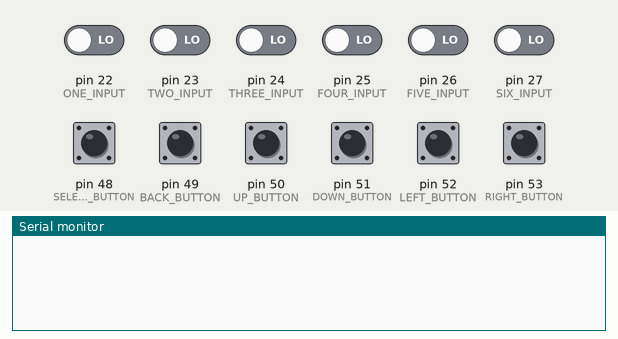
Bench run of a sketch on a simulated Arduino Mega 2560, built with avr-gcc and run on an emulated ATmega2560. On the bench: the last lines printed to the serial monitor. Inputs (shaded band) come from the test bench; at power-on: pin 22 (ONE_INPUT), pin 23 (TWO_INPUT), pin 24 (THREE_INPUT), pin 25 (FOUR_INPUT), pin 26 (FIVE_INPUT), pin 27 (SIX_INPUT), pin 48 (SELECT_BUTTON), pin 49 (BACK_BUTTON), pin 50 (UP_BUTTON), pin 51 (DOWN_BUTTON), pin 52 (LEFT_BUTTON), pin 53 (RIGHT_BUTTON) LOW.

Above: at 1.2 s.
1.3 s: pin 48 (SELECT_BUTTON) pulled HIGH for 0.15 s
At 2.4 s:
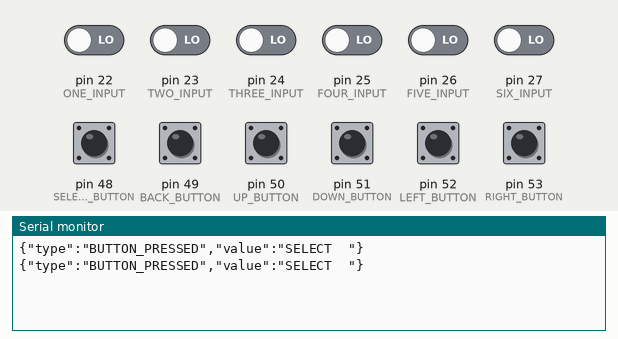
2.9 s: pin 49 (BACK_BUTTON) pulled HIGH for 0.15 s
At 3.7 s:
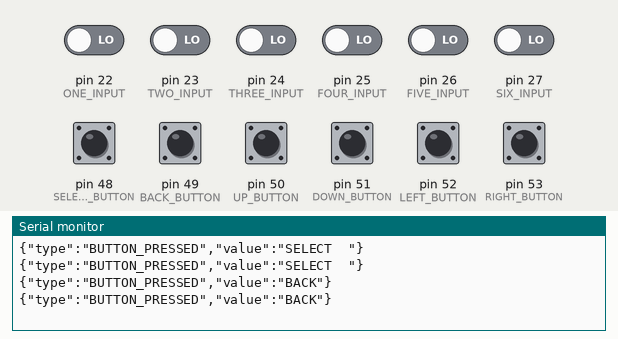
4.5 s: pin 50 (UP_BUTTON) pulled HIGH for 0.15 s
At 5.8 s:
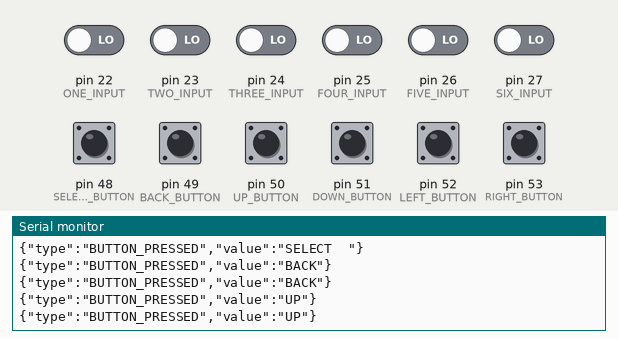
6.1 s: pin 51 (DOWN_BUTTON) pulled HIGH for 0.15 s
At 7.2 s:
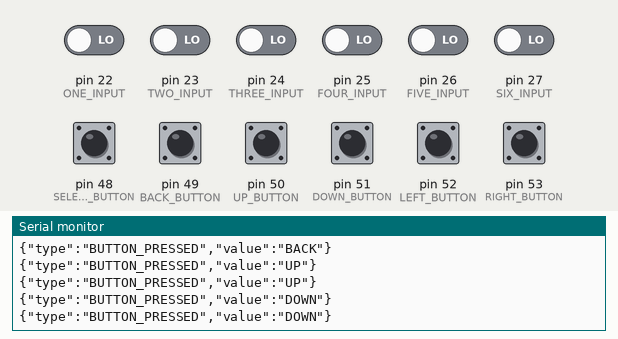
7.7 s: pin 52 (LEFT_BUTTON) pulled HIGH for 0.15 s
At 8.5 s:
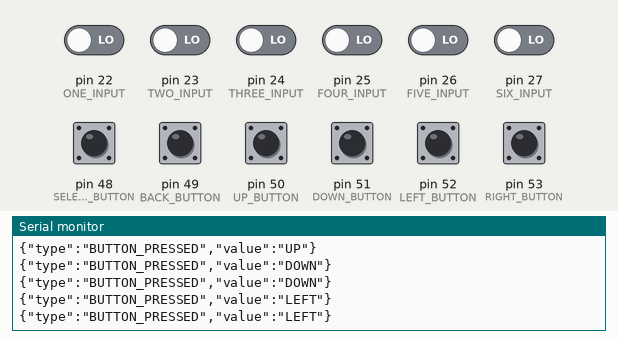
9.3 s: pin 53 (RIGHT_BUTTON) pulled HIGH for 0.15 s
At 10.9 s:
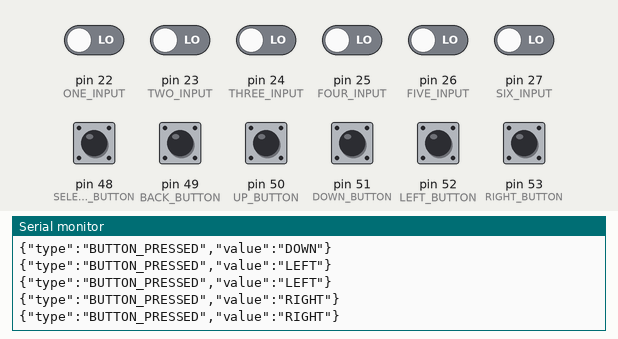

Measured:
- after the input at 1.3 s, the serial monitor: prints a new line at once (image 1)
- after the input at 2.9 s, the serial monitor: prints a new line at once (image 2)
- after the input at 4.5 s, the serial monitor: prints a new line at once (image 3)
- after the input at 6.1 s, the serial monitor: prints a new line at once (image 4)
- after the input at 7.7 s, the serial monitor: prints a new line at once (image 5)
- after the input at 9.3 s, the serial monitor: prints a new line at once (image 6)

The sketch:

main.ino
```cpp
// Bluetooth module type is 'Kedsum HC-06 Serial Bluetooth' it's made for Arduinos

#include <SoftwareSerial.h>

// Definitions used by hardware
#define ONE_INPUT 22
#define TWO_INPUT 23
#define THREE_INPUT 24
#define FOUR_INPUT 25
#define FIVE_INPUT 26
#define SIX_INPUT 27
#define SELECT_BUTTON 48
#define BACK_BUTTON 49
#define UP_BUTTON 50
#define DOWN_BUTTON 51
#define LEFT_BUTTON 52
#define RIGHT_BUTTON 53

#define BAUD_RATE 9600

// General defines for the overall program
#define CYCLE_MILLIS 2

// Definitions to be used by the display
#define CHARS_PER_ROW 2
#define COLUMNS_PER_CHAR 2
#define ROWS_PER_CHAR 3
#define PINS_PER_CHAR 6
#define ROWS 1

// Definitions to be used keyboard
#define CIRCULAR_BUFFER_LENGTH 10
// We want a key read every 100 milliseconds, so 100 divided by
// whatever our cycle define is
#define CYCLES_PER_KEY_INPUT (100 / CYCLE_MILLIS)

// Keyboard handling variables
int writeChar;
int readBuffer[CIRCULAR_BUFFER_LENGTH];
int readBufferIndex;

// Counter for when the hardware pools the hardware
int keyboardReadCounter;

// Counter for when we send a message to the device
int keyboardSendCounter;

void setup()
{
  // set up all pins as output
  pinMode(ONE_INPUT, INPUT);
  pinMode(TWO_INPUT, INPUT);
  pinMode(THREE_INPUT, INPUT);
  pinMode(FOUR_INPUT, INPUT);
  pinMode(FIVE_INPUT, INPUT);
  pinMode(SIX_INPUT, INPUT);
  pinMode(SELECT_BUTTON, INPUT);
  pinMode(BACK_BUTTON, INPUT);
  pinMode(UP_BUTTON, INPUT);
  pinMode(DOWN_BUTTON, INPUT);
  pinMode(LEFT_BUTTON, INPUT);
  pinMode(RIGHT_BUTTON, INPUT);
  Serial.begin(BAUD_RATE);
  //readNumber = 0;
  memset(&readBuffer, 0, CIRCULAR_BUFFER_LENGTH * sizeof(int));
  readBufferIndex = 0;
  writeChar = 0;
  keyboardReadCounter = 0;
  keyboardSendCounter = 0;
}

void loop()
{
  handleKeyboard();
  delay(CYCLE_MILLIS);
}

void handleKeyboard() {
  readKeyboard();
  if (keyboardSendCounter >= CYCLES_PER_KEY_INPUT) {
    if (digitalRead(SELECT_BUTTON)) {
      sendButtonPress("SELECT " + String(getKeyPressed()));
    }
    else if (digitalRead(BACK_BUTTON)) {
      sendButtonPress("BACK");
    }
    else if (digitalRead(UP_BUTTON)) {
      sendButtonPress("UP");
    }
    else if (digitalRead(DOWN_BUTTON)) {
      sendButtonPress("DOWN");
    }
    else if (digitalRead(LEFT_BUTTON)) {
      sendButtonPress("LEFT");
    }
    else if (digitalRead(RIGHT_BUTTON)) {
      sendButtonPress("RIGHT");
    }
    else {
      return;
    }
    keyboardSendCounter = 0;
  }
  else {
    ++keyboardSendCounter;
  }
}

void readKeyboard() {
  if (keyboardReadCounter >= CYCLES_PER_KEY_INPUT) {
    readBuffer[readBufferIndex] = getValue();
    readBufferIndex = (readBufferIndex + 1) % CIRCULAR_BUFFER_LENGTH;
    keyboardReadCounter = 0;
  }
  else {
    ++keyboardReadCounter;
  }
}

char getKeyPressed() {
  int maxValue = 0;
  for (int i = 0; i < CIRCULAR_BUFFER_LENGTH; ++i) {
    if (readBuffer[i] > maxValue) {
      maxValue = readBuffer[i];
    }
    readBuffer[i] = 0;
  }
  return getCharFromKeyboardInt(maxValue);
}

void sendButtonPress(String type) {
  Serial.println("{\"type\":\"BUTTON_PRESSED\",\"value\":\"" + type + "\"}");
}

int getValue() {
  int value = digitalRead(ONE_INPUT);
  value += digitalRead(TWO_INPUT) << 1;
  value += digitalRead(THREE_INPUT) << 2;
  value += digitalRead(FOUR_INPUT) << 3;
  value += digitalRead(FIVE_INPUT) << 4;
  value += digitalRead(SIX_INPUT) << 5;
  return value;
}

char getCharFromKeyboardInt(int c) {
  if (c == 60) {
    return '#';
  }
  else if (c == 50) {
    return '$';
  }
  else if (c == 4) {
    return '\'';
  }
  else if (c == 54) {
    return '(';
  }
  else if (c == 2) {
    return ',';
  }
  else if (c == 12) {
    return '/';
  }
  else if (c == 50) {
    return '.';
  }
  else if (c == 18) {
    return ':';
  }
  else if (c == 38) {
    return '?';
  }
  else if (c == 1) {
    return 'a';
  }
  else if (c == 9) {
    return 'c';
  }
  else if (c == 3) {
    return 'b';
  }
  else if (c == 17) {
    return 'e';
  }
  else if (c == 25) {
    return 'd';
  }
  else if (c == 27) {
    return 'g';
  }
  else if (c == 11) {
    return 'f';
  }
  else if (c == 10) {
    return 'i';
  }
  else if (c == 19) {
    return 'h';
  }
  else if (c == 5) {
    return 'k';
  }
  else if (c == 26) {
    return 'j';
  }
  else if (c == 13) {
    return 'm';
  }
  else if (c == 7) {
    return 'l';
  }
  else if (c == 21) {
    return 'o';
  }
  else if (c == 29) {
    return 'n';
  }
  else if (c == 31) {
    return 'q';
  }
  else if (c == 15) {
    return 'p';
  }
  else if (c == 14) {
    return 's';
  }
  else if (c == 23) {
    return 'r';
  }
  else if (c == 37) {
    return 'u';
  }
  else if (c == 30) {
    return 't';
  }
  else if (c == 58) {
    return 'w';
  }
  else if (c == 39) {
    return 'v';
  }
  else if (c == 61) {
    return 'y';
  }
  else if (c == 45) {
    return 'x';
  }
  else if (c == 53) {
    return 'z';
  }
  else {
    return ' ';
  }
}
```
